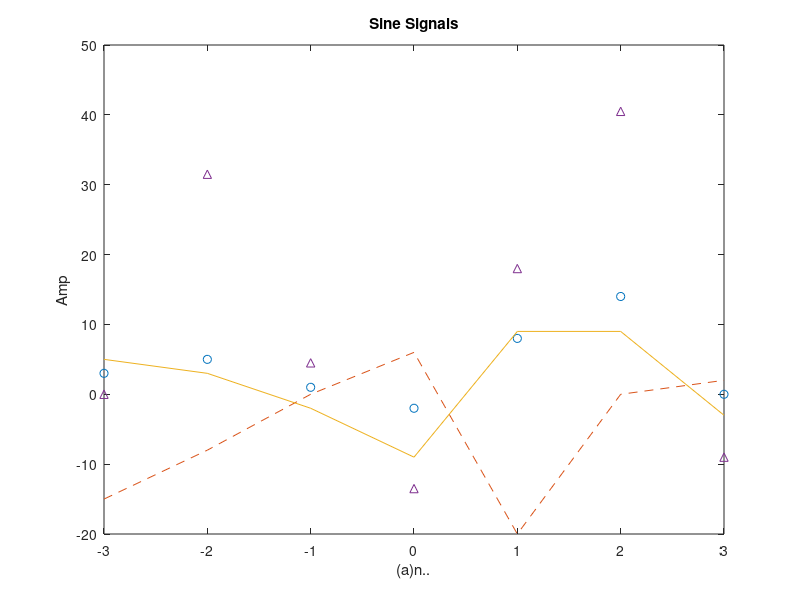

Here is the MATLAB script that generated this plot:
clc; clear all; close all;
n=-3:1:3;
x=[3,-2,0,1,4,5,2];
y=[0,7,1,-3,4,9,-2];
w=[-5,4,3,6,-5,0,1];
y1=x+y;
y2=x.*w;
y3=y-w;
y4=4.5*y;
figure(1);
%stem(n,y1);
plot(n,y1,'o',n,y2,'--',n,y3,n,y4,'^');
ylabel("Amp"); xlabel("(a)n..");
title("Sine Signals");